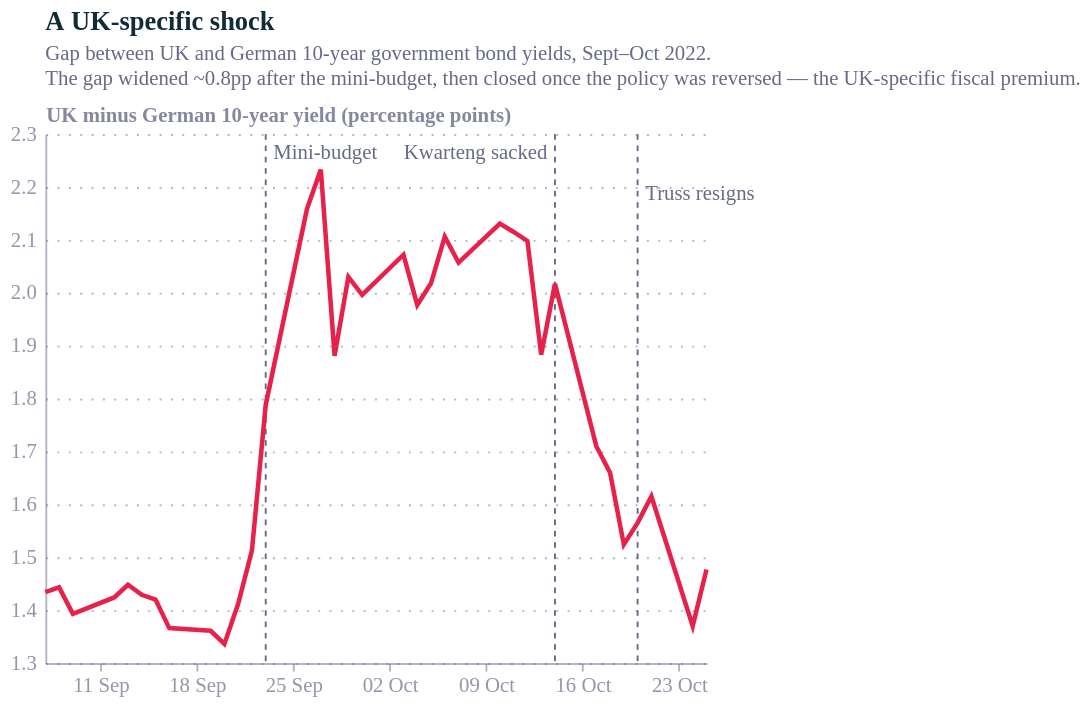

Write a Vega-Lite specification for this figure.
### Vega-Lite specification from a JSON file in a GitHub repository (floating-point values rounded to 4 significant figures)
{"config": {"font": "Circular Std", "text": {"color": "#676A86", "align": "left", "baseline": "middle", "dx": 7, "dy": 0, "fontSize": 11}, "view": {"stroke": "transparent", "continuousWidth": 400, "continuousHeight": 300, "discreteWidth": 400, "discreteHeight": 300, "fill": "transparent"}, "range": {"category": ["#36B7B4", "#E6224B", "#F4C245", "#0063AF", "#00A767", "#179FDB", "#EB5C2E"], "diverging": ["#E6224B", "#E54753", "#C9C9C9", "#179FDB", "#122B39"], "heatmap": ["#C9C9C9", "#179FDB", "#0063AF", "#122B39"], "ordinal": ["#00A767", "#36B7B4", "#179FDB", "#0063AF", "#243B5A"]}, "bar": {"color": "#179fdb"}, "line": {"color": "#e6224b"}, "rule": {"color": "#676A86"}, "area": {"opacity": 0.3}, "point": {"filled": true, "size": 80, "color": "#e6224b", "opacity": 0.95}, "geoshape": {"stroke": "white", "strokeWidth": 0.3}, "rect": {"fill": "#d6d4d4", "opacity": 0.3}, "axis": {"labelColor": "#676A86", "labelFontSize": 11, "labelFont": "Circular Std", "labelOpacity": 0.7, "tickColor": "#676A86", "tickOpacity": 0.5, "domainColor": "#676A86", "domainOpacity": 0.5, "gridColor": "#676A86", "gridDash": [2, 2], "gridOpacity": 0.5, "title": null, "titleColor": "#676A86", "titleOpacity": 0.8, "tickSize": 4}, "axisXDiscrete": {"grid": false, "labelAngle": 0, "tickCount": 10, "tickOpacity": 0.5, "title": null}, "axisYDiscrete": {"ticks": false, "labelPadding": 5}, "axisXTemporal": {"grid": false, "ticks": true}, "axisXQuantitative": {"grid": true}, "axisYQuantitative": {"gridColor": "#676A86", "gridDash": [1, 5], "gridOpacity": 0.5, "ticks": false, "labelPadding": 5, "tickCount": 8, "titleAngle": 0, "titleAlign": "left", "titleBaseline": "bottom", "titleX": 0, "titleY": -5}, "title": {"color": "#676A86E6", "subtitleColor": "#676A86", "font": "Circular Std", "subtitleFont": "Circular Std", "anchor": "start", "fontSize": 14, "subtitleFontSize": 12, "subtitlePadding": 4, "offset": 0, "frame": "group"}, "legend": {"titleColor": "#122b39", "title": null, "labelColor": "#122b39", "labelFontSize": 11}, "background": "white"}, "layer": [{"data": {"name": "data-c094a2950ba6d246b458d24f90e53adb"}, "mark": {"type": "rule", "color": "#676A86", "strokeDash": [3, 3], "strokeWidth": 1}, "encoding": {"x": {"field": "date", "type": "temporal"}}}, {"data": {"name": "data-2f022afdc88609502714503cde609f5a"}, "mark": {"type": "line", "color": "#E6224B", "strokeWidth": 2.4}, "encoding": {"x": {"axis": {"format": "%d %b", "tickCount": 7}, "field": "date", "title": null, "type": "temporal"}, "y": {"field": "spread", "scale": {"zero": false}, "title": "UK minus German 10-year yield (percentage points)", "type": "quantitative"}}}, {"layer": [{"data": {"name": "data-7ab6011458b2d8bc3f042de98afb4a68"}, "mark": {"type": "text", "align": "left", "color": "#676A86", "dx": 4, "dy": 10, "fontSize": 11}, "encoding": {"text": {"field": "label", "type": "nominal"}, "x": {"field": "date", "type": "temporal"}, "y": {"value": 0}}}, {"data": {"name": "data-86f7e15a8ac79af964d8a002476e7cd3"}, "mark": {"type": "text", "align": "right", "color": "#676A86", "dx": -4, "dy": 10, "fontSize": 11}, "encoding": {"text": {"field": "label", "type": "nominal"}, "x": {"field": "date", "type": "temporal"}, "y": {"value": 0}}}, {"data": {"name": "data-d3f3fd57239908af429b95a2ea1605d2"}, "mark": {"type": "text", "align": "left", "color": "#676A86", "dx": 4, "dy": 10, "fontSize": 11}, "encoding": {"text": {"field": "label", "type": "nominal"}, "x": {"field": "date", "type": "temporal"}, "y": {"value": 22}}}]}], "height": 280, "title": {"text": "A UK-specific shock", "anchor": "start", "color": "#122b39", "dy": -4, "fontSize": 14, "subtitle": ["Gap between UK and German 10-year government bond yields, Sept–Oct 2022.", "The gap widened ~0.8pp after the mini-budget, then closed once the policy was reversed — the UK-specific fiscal premium."], "subtitleColor": "#676A86", "subtitleFontSize": 11}, "width": 350, "$schema": "https://vega.github.io/schema/vega-lite/v6.4.1.json", "datasets": {"data-c094a2950ba6d246b458d24f90e53adb": [{"date": "2022-09-23T00:00:00", "label": "Mini-budget"}, {"date": "2022-10-14T00:00:00", "label": "Kwarteng sacked"}, {"date": "2022-10-20T00:00:00", "label": "Truss resigns"}], "data-2f022afdc88609502714503cde609f5a": [{"date": "2022-09-07T00:00:00", "spread": 1.434, "series": "x"}, {"date": "2022-09-08T00:00:00", "spread": 1.443, "series": "x"}, {"date": "2022-09-09T00:00:00", "spread": 1.393, "series": "x"}, {"date": "2022-09-12T00:00:00", "spread": 1.424, "series": "x"}, {"date": "2022-09-13T00:00:00", "spread": 1.448, "series": "x"}, {"date": "2022-09-14T00:00:00", "spread": 1.429, "series": "x"}, {"date": "2022-09-15T00:00:00", "spread": 1.42, "series": "x"}, {"date": "2022-09-16T00:00:00", "spread": 1.366, "series": "x"}, {"date": "2022-09-19T00:00:00", "spread": 1.361, "series": "x"}, {"date": "2022-09-20T00:00:00", "spread": 1.336, "series": "x"}, {"date": "2022-09-21T00:00:00", "spread": 1.412, "series": "x"}, {"date": "2022-09-22T00:00:00", "spread": 1.513, "series": "x"}, {"date": "2022-09-23T00:00:00", "spread": 1.788, "series": "x"}, {"date": "2022-09-26T00:00:00", "spread": 2.159, "series": "x"}, {"date": "2022-09-27T00:00:00", "spread": 2.233, "series": "x"}, {"date": "2022-09-28T00:00:00", "spread": 1.881, "series": "x"}, {"date": "2022-09-29T00:00:00", "spread": 2.03, "series": "x"}, {"date": "2022-09-30T00:00:00", "spread": 1.996, "series": "x"}, {"date": "2022-10-03T00:00:00", "spread": 2.072, "series": "x"}, {"date": "2022-10-04T00:00:00", "spread": 1.977, "series": "x"}, {"date": "2022-10-05T00:00:00", "spread": 2.018, "series": "x"}, {"date": "2022-10-06T00:00:00", "spread": 2.106, "series": "x"}, {"date": "2022-10-07T00:00:00", "spread": 2.057, "series": "x"}, {"date": "2022-10-10T00:00:00", "spread": 2.131, "series": "x"}, {"date": "2022-10-11T00:00:00", "spread": 2.115, "series": "x"}, {"date": "2022-10-12T00:00:00", "spread": 2.098, "series": "x"}, {"date": "2022-10-13T00:00:00", "spread": 1.883, "series": "x"}, {"date": "2022-10-14T00:00:00", "spread": 2.017, "series": "x"}, {"date": "2022-10-17T00:00:00", "spread": 1.71, "series": "x"}, {"date": "2022-10-18T00:00:00", "spread": 1.66, "series": "x"}, {"date": "2022-10-19T00:00:00", "spread": 1.524, "series": "x"}, {"date": "2022-10-20T00:00:00", "spread": 1.565, "series": "x"}, {"date": "2022-10-21T00:00:00", "spread": 1.615, "series": "x"}, {"date": "2022-10-24T00:00:00", "spread": 1.37, "series": "x"}, {"date": "2022-10-25T00:00:00", "spread": 1.477, "series": "x"}], "data-7ab6011458b2d8bc3f042de98afb4a68": [{"date": "2022-09-23T00:00:00", "label": "Mini-budget"}], "data-86f7e15a8ac79af964d8a002476e7cd3": [{"date": "2022-10-14T00:00:00", "label": "Kwarteng sacked"}], "data-d3f3fd57239908af429b95a2ea1605d2": [{"date": "2022-10-20T00:00:00", "label": "Truss resigns"}]}}
